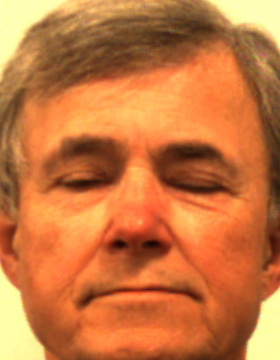
#> input picture images/reference/ref_img001.png, 280 x 360 px; its folder holds only this picture in this run
$ python main.py   (older library calls are emulated)
#> lines starting #> are read from the running program, lines starting #| are printed output that depends on the picture
### face_detect.py
import numpy as np
import cv2
from tqdm import tqdm
from typing import List
import matplotlib.pyplot as plt

class FaceDetect:
    def __init__(
            self, num_bins=32, thresh_low=100, thresh_high=200, peak_thresh=None,
            rotation_angle=0, scale=1.0, reference_noise=0.0, accumulator_noise=0.0,
            reference_point: tuple[int, int]=None, ref_images: List[np.ndarray]=None,
            query_image: np.ndarray=None, query_ground_truth: tuple[int, int]=None,
            output_prefix="fd_result", output_dir="images/results", disable_pbar=False):
        self.num_bins = num_bins
        self.thresh_low = thresh_low
        self.thresh_high = thresh_high
        self.peak_thresh = peak_thresh
        self.reference_point = None
        self.rotation_degrees = rotation_angle
        self.rotation_radians = np.deg2rad(rotation_angle)
        self.scale = scale
        self.reference_noise = reference_noise
        self.accumulator_noise = accumulator_noise

        self.ref_images = []
        if ref_images:
            for img in ref_images:
                tmp = np.copy(img).astype(np.float32) + reference_noise * np.random.randn(*img.shape)
                # normalize the image to have pixel values between 0 and 255
                # and convert the image to uint8 for the Canny edge detection
                tmp = cv2.normalize(tmp, None, 0, 255, cv2.NORM_MINMAX).astype(np.uint8)
                self.ref_images.append(tmp)

        # [5 lines of commented-out code are left out]

        if reference_point:
            self.reference_point = reference_point
        else:
            if self.ref_images:
                self.reference_point = (
                    self.ref_images[0].shape[0] // 2,
                    self.ref_images[0].shape[1] // 2
                )
            else:
                self.reference_point = (0, 0)

        self.r_table = {}
        tmp = np.copy(query_image).astype(np.float32) + \
            accumulator_noise * np.random.randn(*query_image.shape)
        self.query_image = cv2.normalize(tmp, None, 0, 255, cv2.NORM_MINMAX).astype(np.uint8)
        self.ground_truth = query_ground_truth
        self.accumulator = None
        self.accumulator_peaks = None
        self.output_prefix = output_prefix
        self.output_dir = output_dir

        self.disable_pbar = disable_pbar

        # aliases to match the function names requested in the assignment
        self.buildRtable = self.construct_r_table
        self.genAccumulator = self.generate_accumulator
        self.getPeaks = self.find_peaks
        self.displayResult = self.display_results

    def calculate_gradient_direction(self, img, is_quantized=True, num_bins=None):
        """
        Calculate the gradient direction of the image by applying Sobel operators in x and y
        directions and then calculating the arctangent of the two results. If quantized, then the
        gradient directions are quantized into a number of bins.

        Parameters:
        - img: The image to calculate the gradient direction of
        - is_quantized: Whether to quantize the gradient directions into n bins
        - num_bins: (Optional) The number of bins to quantize the gradient directions into

        Returns:
        - gradient_direction: The gradient direction of the image (quantized if specified)
        """
        if is_quantized:
            if num_bins is None:
                if self.num_bins is None:
                    raise ValueError("Number of bins is not defined")
            else:
                self.num_bins = num_bins

        sobel_x = cv2.Sobel(img, cv2.CV_64F, 1, 0, ksize=3)
        sobel_y = cv2.Sobel(img, cv2.CV_64F, 0, 1, ksize=3)

        gradient_direction = np.arctan2(sobel_y, sobel_x)

        if is_quantized:

            scaled_gd = gradient_direction % (2 * np.pi)
            bin_width = 2 * np.pi / self.num_bins
            quantized_gd = np.floor(gradient_direction / bin_width)
            gradient_direction = quantized_gd.copy()

        return gradient_direction

    def construct_r_table(self, ref_images=None, reference_point=None, num_bins=None):
        """
        Construct the R-table for the given reference images. The R-table is a dictionary where the
        keys are the quantized gradient directions and the values are the displacements of the edges
        from the reference point.

        Parameters:
        - ref_images: The reference images to construct the R-table from
        - reference_point: The reference point to calculate the displacements from
        - num_bins: The number of bins to quantize the gradient directions into

        Returns:
        - r_table: The R-table constructed from the reference images
        """
        if ref_images:
            self.ref_images = [np.copy(img) for img in ref_images]
        elif not self.ref_images or len(self.ref_images) == 0:
            raise ValueError("No reference images provided")

        if reference_point:
            self.reference_point = reference_point
        elif not self.reference_point:
            self.reference_point = (
                self.ref_images[0].shape[0] // 2,
                self.ref_images[0].shape[1] // 2
            )

        if num_bins:
            self.num_bins = num_bins
        elif not self.num_bins:
            raise ValueError("Number of bins is not defined")

        # clear the R-table before constructing a new one
        self.r_table = {}

        with tqdm(total=sum([img.shape[0] * img.shape[1] for img in self.ref_images]), disable=self.disable_pbar) as pbar:
            for img in self.ref_images:
                gradient_direction = self.calculate_gradient_direction(img, is_quantized=True)

                # openCV Canny edge detection gives a binary image with edges as white pixels (255)
                edges = cv2.Canny(img, self.thresh_low, self.thresh_high)

                for i in range(edges.shape[0]):
                    for j in range(edges.shape[1]):
                        if edges[i, j] == 255:
                            key = (gradient_direction[i, j],)

                            displacement = (
                                self.reference_point[0] - i,
                                self.reference_point[1] - j
                            )

                            if key in self.r_table:
                                self.r_table[key].append(displacement)
                            else:
                                self.r_table[key] = [displacement]

                        pbar.update(1)

        return self.r_table

    def generate_accumulator(self, query_image=None, rotation_angle=None, scale=None):
        """
        Generate the accumulator array from the test image using the R-table. The accumulator array
        is a 2D array where each cell represents the number of votes for a particular displacement
        of the reference point.

        Parameters:
        - query_image: The image to generate the accumulator array from

        Returns:
        - accumulator: The accumulator array generated from the test image
        """
        if query_image is not None:
            self.query_image = np.copy(query_image)
        elif self.query_image is None:
            raise ValueError("No test image provided")

        if self.r_table is None or len(self.r_table) == 0:
            self.construct_r_table()

        if rotation_angle is not None:
            self.rotation_degrees = rotation_angle
            self.rotation_radians = np.deg2rad(rotation_angle)
        if scale is not None:
            self.scale = scale

        if self.rotation_radians is None:
            self.rotation_radians = 0
            self.rotation_degrees = 0
        if self.scale is None:
            self.scale = 1.0

        gradient_direction = self.calculate_gradient_direction(self.query_image)
        edges = cv2.Canny(self.query_image, self.thresh_low, self.thresh_high)

        self.accumulator = np.zeros(self.query_image.shape)

        with tqdm(total=edges.shape[0] * edges.shape[1], disable=self.disable_pbar) as pbar:
            for i in range(edges.shape[0]):
                for j in range(edges.shape[1]):
                    if edges[i, j] == 255:
                        key = (gradient_direction[i, j],)
                        if key in self.r_table:
                            for r_vect in self.r_table[key]:
                                r_row = r_vect[0]
                                r_col = r_vect[1]

                                r_row_rot = r_col * np.sin(self.rotation_radians) + \
                                    r_row * np.cos(self.rotation_radians)
                                r_col_rot = r_col * np.cos(self.rotation_radians) - \
                                    r_row * np.sin(self.rotation_radians)
                                row = int(i + (r_row_rot * self.scale))
                                col = int(j + (r_col_rot * self.scale))

                                if 0 <= row < self.accumulator.shape[0]:
                                    if 0 <= col < self.accumulator.shape[1]:
                                        self.accumulator[row, col] += 1

                    pbar.update(1)

        return self.accumulator

    def find_peaks(self, accumulator=None, threshold=None):
        """
        Find the peaks in the accumulator array that are above a certain threshold. The peaks are
        the points in the accumulator array that have the maximum number of votes.

        Parameters:
        - accumulator: The accumulator array to find the peaks in
        - threshold: The threshold to consider a point as a peak

        Returns:
        - peaks: The peaks in the accumulator array
        """
        if accumulator is not None:
            self.accumulator = np.copy(accumulator)
        elif self.accumulator is None:
            raise ValueError("No accumulator array provided")

        if threshold is None:
            if self.peak_thresh is None:
                threshold = 0.99 * np.max(self.accumulator)
            else:
                threshold = self.peak_thresh
        else:
            self.peak_thresh = threshold

        self.accumulator_peaks = []

        for i in range(self.accumulator.shape[0]):
            for j in range(self.accumulator.shape[1]):
                if self.accumulator[i, j] > threshold:
                    self.accumulator_peaks.append((self.accumulator[i, j], i, j))

        # sort the peaks in descending order of votes
        self.accumulator_peaks = sorted(self.accumulator_peaks, key=lambda x: x[0], reverse=True)

        return self.accumulator_peaks

    def visualize_r_table(self, write_to_file=False):
        """
        Visualize the R-table constructed from the reference images. The R-table is a dictionary
        where the keys are the quantized gradient directions and the values are the displacements
        of the edges from the reference point.
        """
        if self.r_table is None or len(self.r_table) == 0:
            raise ValueError("No R-table provided")

        rt_img = np.zeros((self.ref_images[0].shape[0], self.ref_images[0].shape[1]))

        for key, value in self.r_table.items():
            for displacement in value:
                row = self.reference_point[0] - displacement[0]
                col = self.reference_point[1] - displacement[1]

                rt_img[row, col] = 255

        if write_to_file:
            filename = self.output_prefix + \
                f"_Rtable_n{self.num_bins}_l{self.thresh_low}_h{self.thresh_high}" + \
                f"_r{self.rotation_degrees}_s{self.scale}" + \
                f"_rN{self.reference_noise}_aN{self.accumulator_noise}.png"
            wr_path = self.output_dir + filename
            cv2.imwrite(wr_path, rt_img)
        else:
            plt.imshow(rt_img, cmap='gray')
            plt.title("R-Table")
            plt.axis('off')
            plt.tight_layout()
            plt.show()

    def visualize_accumulator(self, write_to_file=False):
        """
        Visualize the accumulator array generated from the test image. The accumulator array is a
        2D array where each cell represents the number of votes for a particular displacement of
        the reference point.
        """
        if self.accumulator is None:
            raise ValueError("No accumulator array provided")

        if write_to_file:
            # add a hot colormap to the accumulator array using OpenCV
            accumulator_img = cv2.applyColorMap(
                cv2.convertScaleAbs(self.accumulator, alpha=255/self.accumulator.max()), cv2.COLORMAP_HOT
            )
            filename = self.output_prefix + \
                f"_accumulator_n{self.num_bins}_l{self.thresh_low}_h{self.thresh_high}" + \
                f"_r{self.rotation_degrees}_s{self.scale}" + \
                f"_rN{self.reference_noise}_aN{self.accumulator_noise}.png"
            wr_path = self.output_dir + filename
            cv2.imwrite(wr_path, accumulator_img)
        else:
            plt.imshow(self.accumulator, cmap='hot')
            plt.title("Accumulator Array")
            plt.axis('off')
            plt.tight_layout()
            plt.show()

    def visualize_peaks(self, write_to_file=False):
        """
        Visualize the peaks in the accumulator array. The peaks are the points in the accumulator
        array that have the maximum number of votes.
        """
        peaks_img = np.copy(self.query_image)
        if len(peaks_img.shape) == 2:
            peaks_img = cv2.cvtColor(peaks_img, cv2.COLOR_GRAY2RGB)


        if self.accumulator_peaks is None or len(self.accumulator_peaks) == 0:
            # display a message if no peaks are detected
            font = cv2.FONT_HERSHEY_SIMPLEX
            cv2.putText(peaks_img, f"No Peaks Detected @ {self.peak_thresh} Threshold",
                        (10, 50), font, 1, (0, 0, 255), 2, cv2.LINE_AA)
        else:
            for peak in self.accumulator_peaks:
                cv2.circle(peaks_img, (peak[2], peak[1]), 5, (0, 0, 255), -1)

        if write_to_file:
            filename = self.output_prefix + \
                f"_peaks_n{self.num_bins}_l{self.thresh_low}_h{self.thresh_high}" + \
                f"_r{self.rotation_degrees}_s{self.scale}" + \
                f"_rN{self.reference_noise}_aN{self.accumulator_noise}.png"
            wr_path = self.output_dir + filename
            cv2.imwrite(wr_path, peaks_img)
        else:
            plt.imshow(peaks_img)
            plt.title("Accumulator Peaks")
            plt.axis('off')
            plt.tight_layout()
            plt.show()

    # [25 lines left out: function visualize_votes_histogram, not called in this run]


    def display_results(self, write_to_file=False):
        """
        Display the results of the face detection algorithm. The results include the accumulator
        array, the peaks in the accumulator array, and the ground truth if available.
        """
        if self.accumulator is None:
            raise ValueError("No accumulator array provided")

        boxed_img = np.copy(self.query_image)
        if len(boxed_img.shape) == 2:
            boxed_img = cv2.cvtColor(boxed_img, cv2.COLOR_GRAY2RGB)

        if self.accumulator_peaks:
            # draw a green bounding box (360,280 and scaled by 'scale' ) around the detected face
            # of the first peak
            peak = self.accumulator_peaks[0]
            row_top = int(peak[1] - 180 * self.scale)
            row_bottom = int(peak[1] + 180 * self.scale)
            col_left = int(peak[2] - 140 * self.scale)
            col_right  = int(peak[2] + 140 * self.scale)

            cv2.rectangle(boxed_img, (col_left, row_top), (col_right, row_bottom), (0, 255, 0), 2)

            # draw a blue dot at the center of the detected face
            cv2.circle(boxed_img, (peak[2], peak[1]), 10, (255, 0, 0), -1)
        else:
            # display a message if no peaks are detected
            font = cv2.FONT_HERSHEY_SIMPLEX
            cv2.putText(boxed_img, f"No Peaks Detected @ {self.peak_thresh} Threshold",
                        (10, 50), font, 1, (0, 0, 255), 2, cv2.LINE_AA)

        if write_to_file:
            filename = self.output_prefix + \
                f"_face_result_n{self.num_bins}_l{self.thresh_low}_h{self.thresh_high}" + \
                f"_r{self.rotation_degrees}_s{self.scale}" + \
                f"_rN{self.reference_noise}_aN{self.accumulator_noise}.png"
            wr_path = self.output_dir + filename
            cv2.imwrite(wr_path, boxed_img)

        else:
            plt.imshow(boxed_img)
            plt.title("Query Image")
            plt.axis('off')

        plt.show()

    # [26 lines left out: function calculate_rmse, not called in this run]


# [22 lines that do not run on import are left out]

    # [17 lines of commented-out code are left out]

### main.py
from face_detect import FaceDetect
import os
import cv2
import argparse

def main():
    parser = argparse.ArgumentParser(
        description='Face detection using generalized Hough transform. Takes a specified ' \
            'directory of reference images and builds an R-table from all references. The ' \
            'R-table is then used to detect faces in test image specified.')
    parser.add_argument('-rd', '--ref_dir', type=str, default='images/reference/',
                        help='Directory containing reference images (default: images/reference/)')
    parser.add_argument('-t', '--test_image', type=int, default=None, choices=[1, 2, 3],
                        help='Select one of the three test images (default: 1), overrides the -i ' \
                            'option')
    parser.add_argument('-i', '--input', type=str, default='images/test/test_img001.png',
                        help='Path to non-standard test images for face detection (default: ' \
                            'images/test/test_img001.png)')
    parser.add_argument('-n', '--num_bins', type=int, default=32,
                        help='Number of bins to quantize gradient direction (default: 32)')
    parser.add_argument('-l', '--thresh_low', type=int, default=100,
                        help='Low threshold for Canny edge detection (default: 100)')
    parser.add_argument('-u', '--thresh_high', type=int, default=200,
                        help='High threshold for Canny edge detection (default: 200)')
    parser.add_argument('-p', '--peak_thresh', type=int, default=-1,
                        help='Threshold (number of votes) for peak detection in accumulator ' \
                            '(default: -1: find maximum peak, without thresholding)')
    parser.add_argument('-s', '--scale', type=float, default=1.0,
                        help='Scale factor for applying r table to test image (default: 1.0)')
    parser.add_argument('-r', '--rotation', type=float, default=0.0,
                        help='Rotation angle in degrees for applying r table to test image ' \
                            '(default: 0.0)')
    parser.add_argument('-rn', '--ref_noise', type=float, default=0.0,
                        help='Amount (\u03C3) of Gaussian noise added to reference images ' \
                            '(default: 0.0)')
    parser.add_argument('-tn', '--test_noise', type=float, default=0.0,
                        help='Amount (\u03C3) of Gaussian noise added to test image (default: 0.0)')
    parser.add_argument('-dp', '--disable_pbar', action='store_true',
                        help='Disable progress bar')
    parser.add_argument('-v', '--visualize', type=str, default='rapd',
                        help='Visualize the following: r-table (r), accumulator (a), peaks (p), ' \
                            'votes histogram (h), detection (d), or any combination of the four. '\
                            'Use any combination of these letters to visualize one or multiple ' \
                            '(default: rapd)')
    parser.add_argument('-o', '--output', type=str, default='images/results/',
                        help='Path to save the visualization images (default: images/results/)')
    parser.add_argument('-w', '--pop_up', action='store_true', help='Pop up the visualization '\
                        'images in a window instead of saving them to disk. Overrides -o option.')

    args = parser.parse_args()

    ref_images = []
    test_image = None

    ref_dir = args.ref_dir

    if not os.path.exists(ref_dir):
        raise FileNotFoundError(f"Reference image directory '{ref_dir}' not found")

    test_img_path = 'images/test/test_img001.png'
    if args.test_image == 1:
        test_img_path = 'images/test/test_img001.png'
    elif args.test_image == 2:
        test_img_path = 'images/test/test_img002.png'
    elif args.test_image == 3:
        test_img_path = 'images/test/test_img003.png'
    elif args.input:
        test_img_path = args.input

    if not os.path.exists(test_img_path):
        raise FileNotFoundError(f"Test image '{test_img_path}' not found")

    if not os.path.exists(args.output):
        os.makedirs(args.output)

    # Load reference images from directory; ignore non-image files
    for file in os.listdir(ref_dir):
        if file.endswith('.png') or file.endswith('.jpg') or file.endswith('.jpeg'):
            img = cv2.imread(os.path.join(ref_dir, file), cv2.IMREAD_GRAYSCALE)
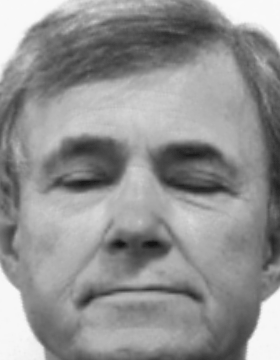
#> img: shape (360, 280); min 21, max 249, mean 146.2
            ref_images.append(img)

    print(f"Loaded {len(ref_images)} reference images")
#| Loaded 1 reference images

    test_image = cv2.imread(test_img_path, cv2.IMREAD_GRAYSCALE)
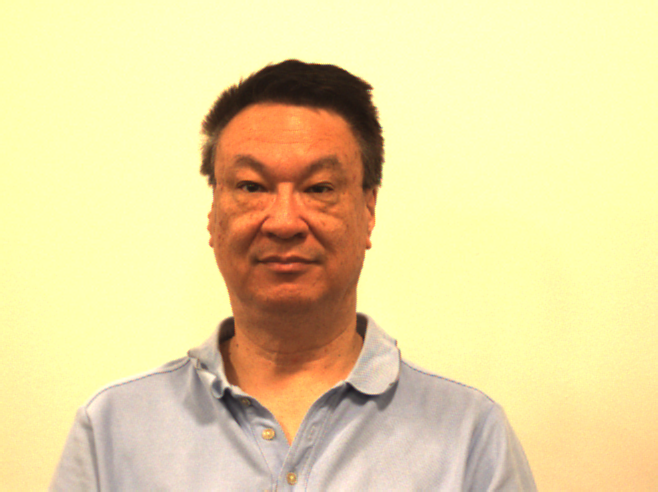
#> input picture images/test/test_img001.png, 658 x 492 px
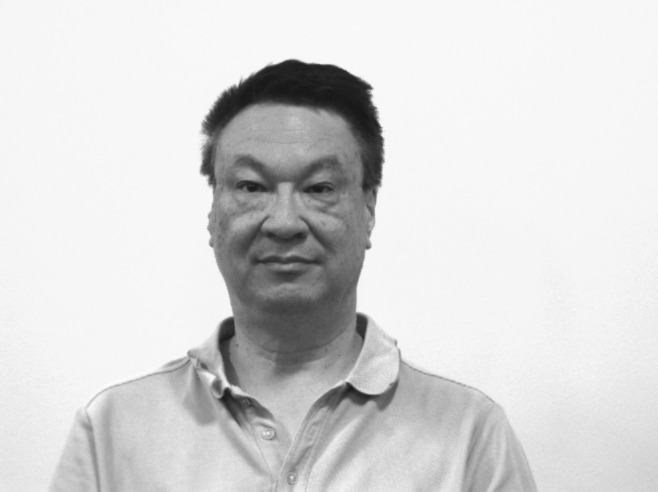
#> test_image: shape (492, 658); min 22, max 252, mean 215

    output_prefix = test_img_path.split('/')[-1].split('.')[0]

    num_bins = args.num_bins
    thresh_low = args.thresh_low
    thresh_high = args.thresh_high

    peak_thresh = None

    if args.peak_thresh > 0:
        peak_thresh = abs(args.peak_thresh)

    scale = args.scale
    rotation = args.rotation
    ref_noise = args.ref_noise
    test_noise = args.test_noise
    disable_pbar = args.disable_pbar
    visualize = args.visualize.lower()
    output_dir = args.output
    pop_up = args.pop_up

    fd = FaceDetect(
        ref_images=ref_images, query_image=test_image, num_bins=num_bins, thresh_low=thresh_low,
        thresh_high=thresh_high, peak_thresh=peak_thresh, scale=scale, rotation_angle=rotation,
        reference_noise=ref_noise, accumulator_noise=test_noise, disable_pbar=disable_pbar,
        output_prefix=output_prefix, output_dir=output_dir
    )
#> the loop in __init__, `for img in ref_images:` made 1 pass
#> after the loop in __init__, `for img in ref_images:`: self.ref_images = 1 item

    fd.construct_r_table()
#> the loop in construct_r_table, `for img in self.ref_images:` made 1 pass
#> bin_width in calculate_gradient_direction on pass 1: 0.196
#> pass 1, in calculate_gradient_direction, `sobel_x = cv2.Sobel(img, cv2.CV_64F, 1, 0, ksize=3)`:
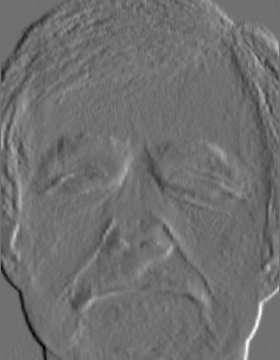
#> sobel_x: shape (360, 280) float64; min -307, max 387, mean -1.4; drawn with min black and max white
#> pass 1, in calculate_gradient_direction, `sobel_y = cv2.Sobel(img, cv2.CV_64F, 0, 1, ksize=3)`:
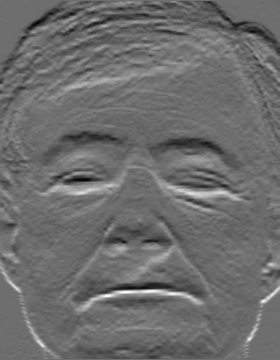
#> sobel_y: shape (360, 280) float64; min -230, max 303, mean -1.9; drawn with min black and max white
#> after the loop in construct_r_table, `for img in self.ref_images:`: self.r_table = 33 items
    fd.generate_accumulator()
#> (the rest of the program and of its run is left out)
